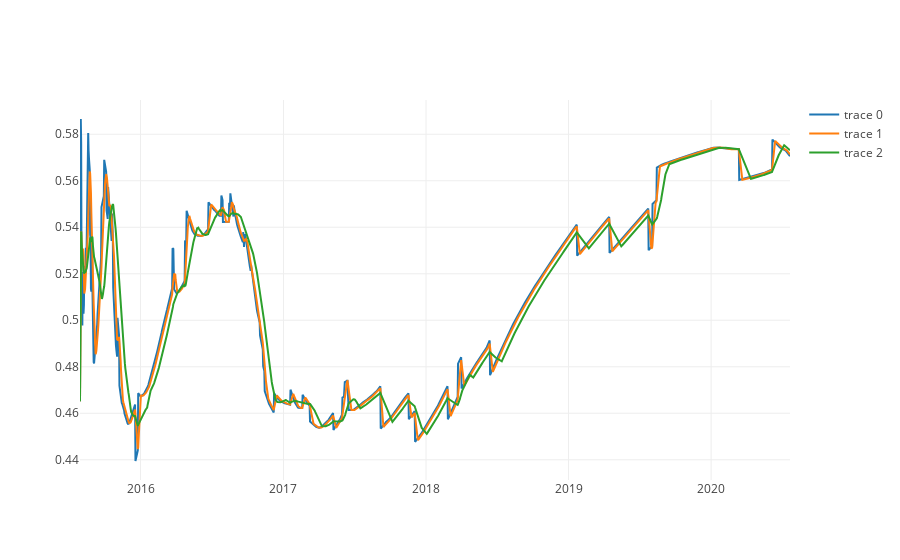

The notebook cell this image was saved under:
### Code cell
traces = []
x = mining_reward_gini_by_date['date']
gini_list = ['gini', 'gini_sma_7', 'gini_sma_30']
for gini in gini_list:
    y = mining_reward_gini_by_date[gini]
    trace = dict(
        x=x,
        y=y,
        hoverinfo=f'{gini}',
        mode='lines'
    )
    traces.append(trace)
fig = dict(data=traces)

iplot(fig, validate=False)

### Figure 1 — Plotly figure (JSON) as saved in the notebook; plotly's stock layout.template omitted (floating-point values rounded to 4 significant figures; data arrays with more than 128 entries replaced by an {"elided": "..."} marker saying what was removed)
{"data": [{"hoverinfo": "gini", "mode": "lines", "x": {"elided": "1819 str values"}, "y": {"elided": "1819 float values"}}, {"hoverinfo": "gini_sma_7", "mode": "lines", "x": {"elided": "1819 str values"}, "y": {"elided": "1819 float values"}}, {"hoverinfo": "gini_sma_30", "mode": "lines", "x": {"elided": "1819 str values"}, "y": {"elided": "1819 float values"}}], "layout": {}}
